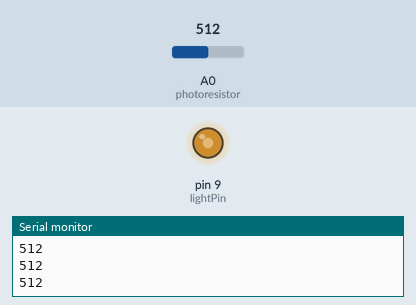
A sketch run on a simulated Arduino Uno, built with avr-gcc and run on an emulated ATmega328P. Parts: output pins drawn as LEDs (lit = HIGH), the last lines printed to the serial monitor. The test bench sets the inputs (shaded band); at power-on: A0 (photoresistor) = 512.

Above: at 1.3 s.
1.4 s: A0 (photoresistor) set to 716
At 2.3 s:
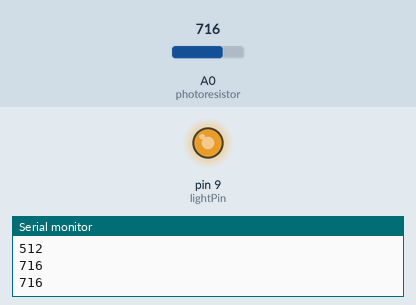
3.0 s: A0 (photoresistor) set to 306
At 3.5 s:
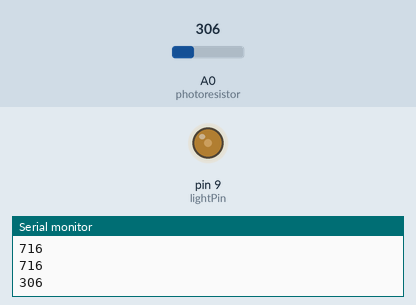
4.5 s: A0 (photoresistor) set to 122
At 5.7 s:
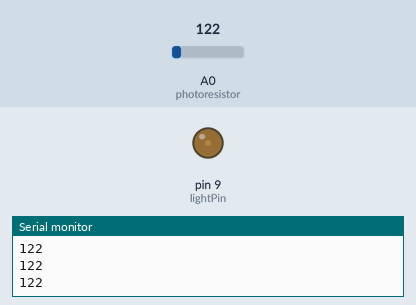
6.0 s: A0 (photoresistor) set to 0
At 7.1 s:
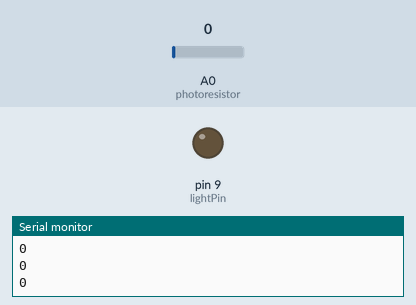
Timing chart, 0 to 8.5 s (numbered marks = the images above; inputs shaded):
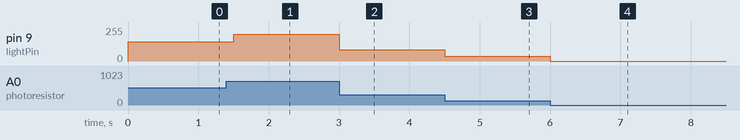

The sketch:

photoresistor.ino
```cpp
/* Arduino Activities
 * Bing Li
 * April 17, 2017
 * TER3M1
 */

int lightPin = 9; // LED is to be put on pin 9
int photoresistor = 0; // Photoresistor is to be put on ANALOG 0
const int lowBound=0,highBound=900; // The bounds of the temperature sensor to make changes more obvious

void setup() {
  // Setting up pins and serial output
  Serial.begin(9600);
  pinMode(lightPin,OUTPUT);
}

void loop() {
  int light = analogRead(photoresistor); // Get the reading from the temperature sensor
  Serial.println(light); // Output the temperature reading, can be used as a reference to adjust the bounds

  int intensity = map(light,lowBound,highBound,0,255); // Map the temperature reading to analog output signal

  analogWrite(lightPin,intensity); // Change the red intensity on the LED

  delay(500); // Put in a delay to better show changes
}
```

Measured:
- after the input at 1.4 s, pin 9 (lightPin): 145/255 → 202/255 after 0.10 s
- after the input at 3.0 s, pin 9 (lightPin): 202/255 → 86/255 at once
- after the input at 4.5 s, pin 9 (lightPin): 86/255 → 34/255 at once
- after the input at 6.0 s, pin 9 (lightPin): 34/255 → 0/255 at once
